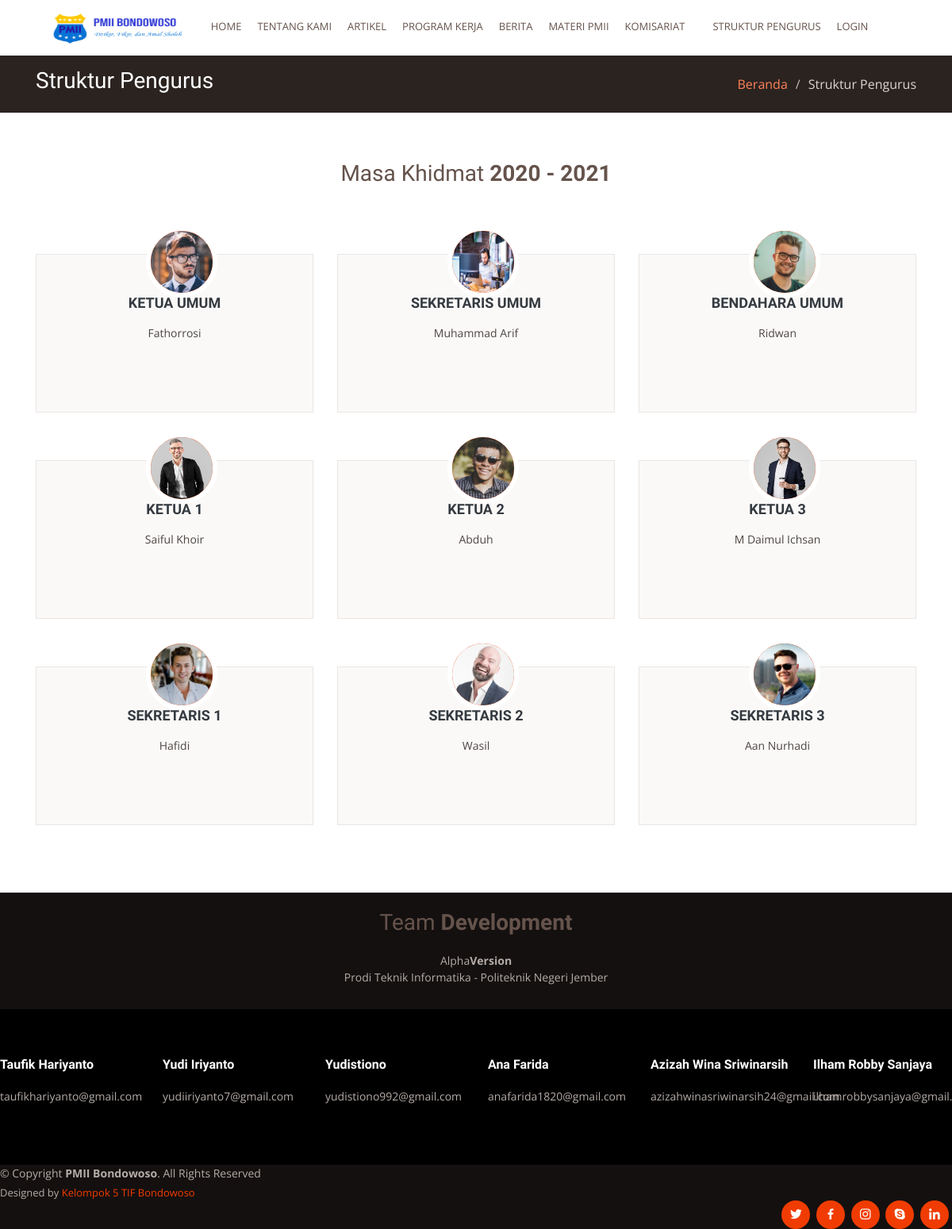
Page /index.php/beranda/struktur on the committed database.
### tables this page shows
CREATE TABLE `tb_strukturkom` (
  `id` int(4) NOT NULL,
  `parent_struktur_id` int(4) NOT NULL,
  `tipe` varchar(50) NOT NULL,
  `kader_id` int(11) NOT NULL,
  `komisariat_id` int(4) NOT NULL
);

CREATE TABLE `tb_kader` (
  `id` int(7) NOT NULL,
  `kode_kartu` varchar(25) NOT NULL,
  `nama` varchar(50) NOT NULL,
  `alamat` varchar(100) NOT NULL,
  `no_hp` varchar(17) NOT NULL,
  `tmp_lahir` varchar(20) NOT NULL,
  `tgl_lahir` date NOT NULL,
  `tahun_mapaba` varchar(4) NOT NULL,
  `tahun_pkd` varchar(4) NOT NULL,
  `tahun_pkl` varchar(4) NOT NULL,
  `foto` varchar(30) NOT NULL,
  `komisariat_id` int(4) NOT NULL
);

### application/controllers/Beranda.php (called while the page is built, shortened)
<?php
class Beranda extends CI_Controller
{
    function __construct()
    {
        $this->load->helper('download');
        $this->load->library('pagination', 'encrypt');
        $this->load->model('m_artikel');
        $this->load->model('m_materi');
        $this->load->model('m_proker');
        $this->load->model('m_berita');
        $this->load->model('m_struktur');
    }
    public function struktur()
    {
        $data['struktur'] = $this->m_struktur->getStrukturCabang()->result();
        $data['title'] = 'Struktur Pengurus';
        $this->load->view('template/frontend/header', $data);
        $this->load->view('template/frontend/navbar', $data);
        $this->load->view('profile_pmii/struktur', $data);
        $this->load->view('template/frontend/footer', $data);
    }
}

### index.php (called while the page is built, shortened)
<?php
require_once BASEPATH.'core/CodeIgniter.php';

### application/models/M_struktur.php (called while the page is built, shortened)
<?php
class M_struktur extends CI_Model
{
    function getStrukturCabang()
    {
        return $this->db->query("SELECT  `tb_strukturkom`.`id` AS id_struk,`tb_strukturkom`.`tipe`,`tb_strukturkom`.`kader_id`, `tb_kader`.`id` AS id_kader, `tb_kader`.`nama`, `tb_kader`.`foto` FROM `tb_strukturkom`
        JOIN `tb_kader` ON `tb_strukturkom`.`kader_id` = `tb_kader`.`id`
        JOIN `tb_komisariat` ON `tb_strukturkom`.`komisariat_id` = `tb_komisariat`.`id`
        WHERE `tb_strukturkom`.`komisariat_id` = 1 ");
    }
}

### application/views/profile_pmii/struktur.php (the view)
<section id="breadcrumbs" class="breadcrumbs">
  <div class="container">
    <div class="d-flex justify-content-between align-items-center">
      <h2>Struktur Pengurus</h2>
      <ol>
        <li><a href=<?= base_url('beranda') ?>>Beranda</a></li>
        <li>Struktur Pengurus</li>
      </ol>
    </div>
  </div>
</section>
<section id="services" class="services">
  <div class="container">
    <div class="section-title" data-aos="fade-up">
      <h2>Masa Khidmat <strong>2020 - 2021</strong></h2>
    </div>
    <div class="row">
      <?php foreach ($struktur as $struk) { ?>
        <div class="col-lg-4 col-md-6">
          <div class="icon-box" data-aos="fade-up">
            <div><i><img src="<?php echo base_url('upload/kader/') . $struk->foto; ?>" class="icon" alt=""></i></div>
            <h4 class="title"><a href=""><?php echo $struk->tipe; ?></a></h4>
            <p class="description"><?php echo $struk->nama; ?></p>
          </div>
        </div>
      <?php } ?>
    </div>
  </div>
</section>

### assets/frontend/css/style.css (style rules this page uses)
body { font-family: "Open Sans", sans-serif; color: #4d4643; }
a { color: #f03c02; }
h1, h2, h3, h4, h5, h6 { font-family: "Muli", sans-serif; }
section { padding: 60px 0; overflow: hidden; }
.section-title { padding-bottom: 30px; text-align: center; }
.section-title h2 { font-size: 28px; font-weight: 300; margin-bottom: 20px; padding-bottom: 0; color: #65534c; }
.section-title h2 strong { font-weight: 700; }
.breadcrumbs { padding: 15px 0; background: #2b2320; min-height: 40px; }
.breadcrumbs h2 { font-size: 28px; font-weight: 300; color: #fff; }
.breadcrumbs ol { display: flex; flex-wrap: wrap; list-style: none; padding: 0; margin: 0; color: #ded5d2; }
.breadcrumbs ol a { color: #fe825a; }
.breadcrumbs ol li + li { padding-left: 10px; }
.breadcrumbs ol li + li::before { display: inline-block; padding-right: 10px; color: #c8bab5; content: "/"; }
.services .icon-box { padding: 50px 20px; margin-top: 35px; margin-bottom: 25px; text-align: center; border: 1px solid #ebe6e4; height: 200px; position: relative; background: #faf9f8; }
.services .icon { position: absolute; top: -36px; left: calc(50% - 36px); transition: 0.2s; border-radius: 50%; border: 6px solid #fff; display: flex; justify-content: center; align-items: center; flex-direction: column; text-align: center; width: 90px; height: 90px; background: #f03c02; }
.services .title { font-weight: 700; margin-bottom: 15px; font-size: 18px; text-transform: uppercase; }
.services .title a { color: #343a40; }
.services .description { line-height: 24px; font-size: 14px; }

### rows in the picture
tb_strukturkom: kader.foto (picture), tipe "KETUA UMUM", kader.nama "Fathorrosi"
tb_strukturkom: kader.foto (picture), tipe "SEKRETARIS UMUM", kader.nama "Muhammad Arif"
tb_strukturkom: kader.foto (picture), tipe "BENDAHARA UMUM", kader.nama "Ridwan"
tb_strukturkom: kader.foto (picture), tipe "KETUA 1", kader.nama "Saiful Khoir"
tb_strukturkom: kader.foto (picture), tipe "KETUA 2", kader.nama "Abduh"
tb_strukturkom: kader.foto (picture), tipe "KETUA 3", kader.nama "M Daimul Ichsan"
tb_strukturkom: kader.foto (picture), tipe "SEKRETARIS 1", kader.nama "Hafidi"
tb_strukturkom: kader.foto (picture), tipe "SEKRETARIS 2", kader.nama "Wasil"
tb_strukturkom: kader.foto (picture), tipe "SEKRETARIS 3", kader.nama "Aan Nurhadi"
